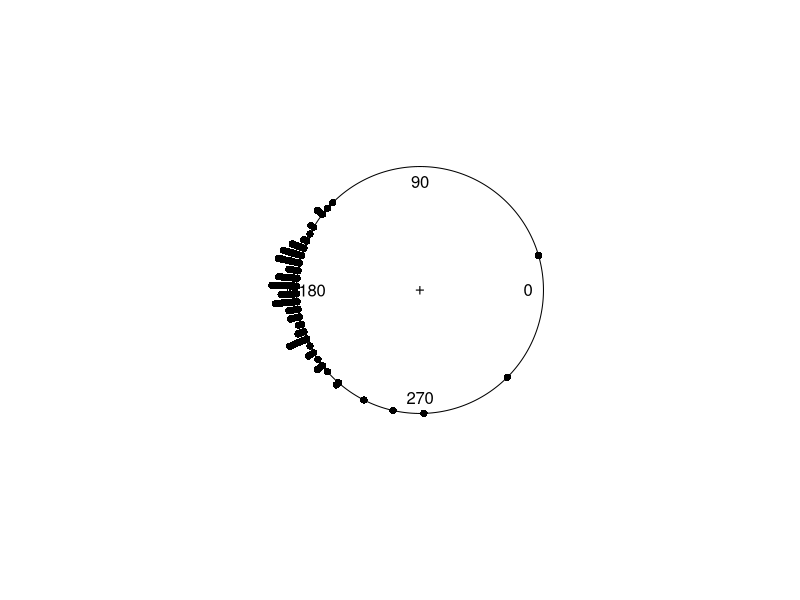

Reproduce this figure in R.
library(circular)


### Name: fisherB13
### Title: B.13: Orientations of termite mounds
### Aliases: fisherB13 fisherB13c
### Keywords: datasets

### ** Examples

data(fisherB13c)
plot(fisherB13c$set1, stack=TRUE, shrink=1.5)
